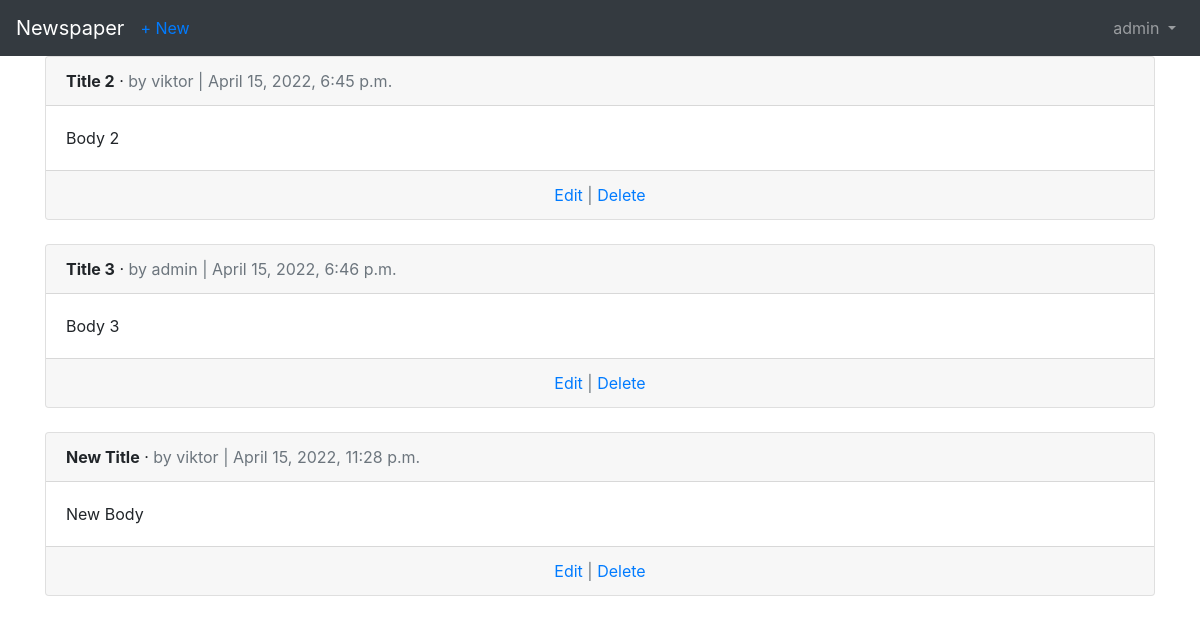
The page /articles/ (signed in) on the database as committed earlier.
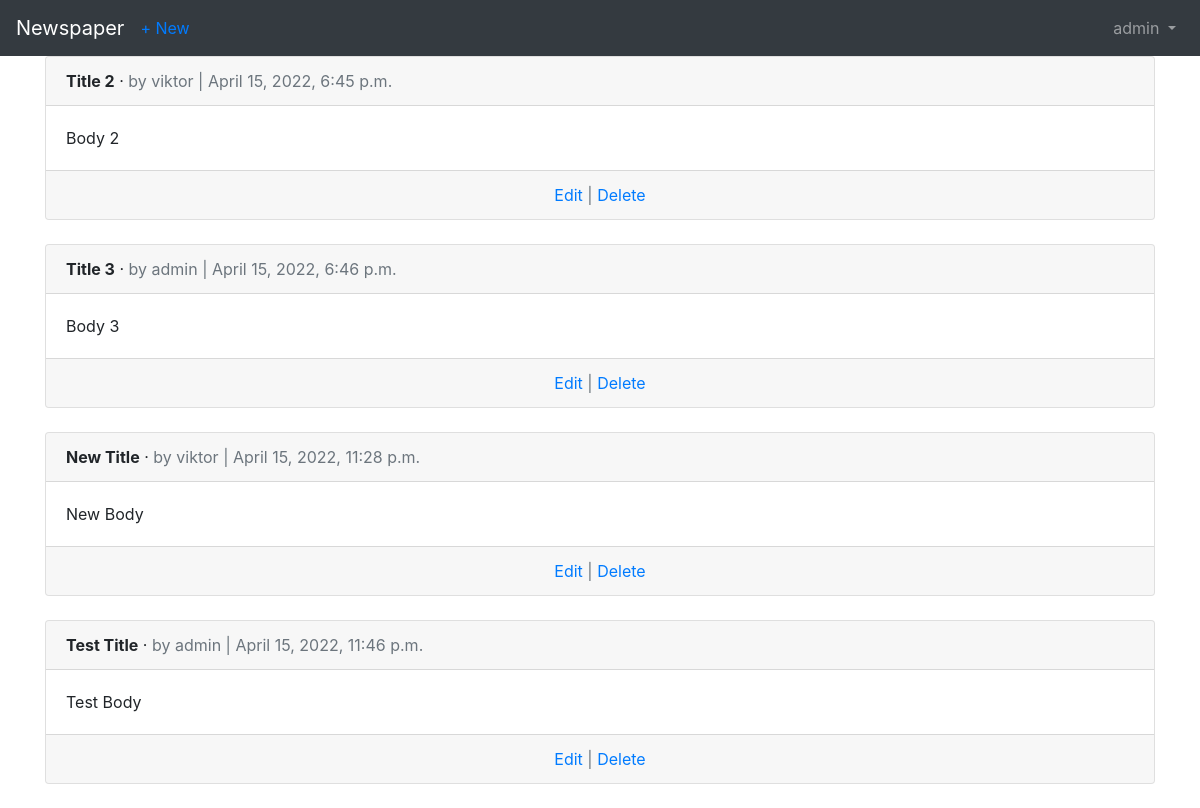
The same page on the database as committed later.
### articles/models.py (models this page shows, shortened)
class Article(models.Model):
    title = models.CharField(max_length=255)
    body = models.TextField()
    date = models.DateTimeField(auto_now_add=True)
    author = models.ForeignKey(
        get_user_model(),
        on_delete=models.CASCADE,
    )

### accounts/models.py (models this page shows)
class CustomUser(AbstractUser):
    age = models.PositiveIntegerField(null=True, blank=True)

### articles/views.py (the view)
# urls.py: path('', ArticleListView.as_view(), name='article_list'),
class ArticleListView(LoginRequiredMixin, ListView):
    model = Article
    template_name = 'article_list.html'

### templates/article_list.html (shortened to what this page needs)
{% extends 'base.html' %}
{% block content %}
{% for article in object_list %}
<div class="card">
    <div class="card-header">
        <span class="font-weight-bold">{{ article.title }}</span> &middot;
        <span class="text-muted">by {{ article.author }} | {{ article.date }}</span>
    </div>
    <div class="card-body">
        {{ article.body }}
    </div>
    <div class="card-footer text-center text-muted">
        <a href="{% url 'article_edit' article.pk %}">Edit</a> |
        <a href="{% url 'article_delete' article.pk %}">Delete</a>
    </div>
</div>
<br/>
{% endfor %}
{% endblock content %}

Rows that differ between the two databases and show on the page:
added Article: title "Test Title", author "admin", date "April 15, 2022, 11:46 p.m.", body "Test Body"
